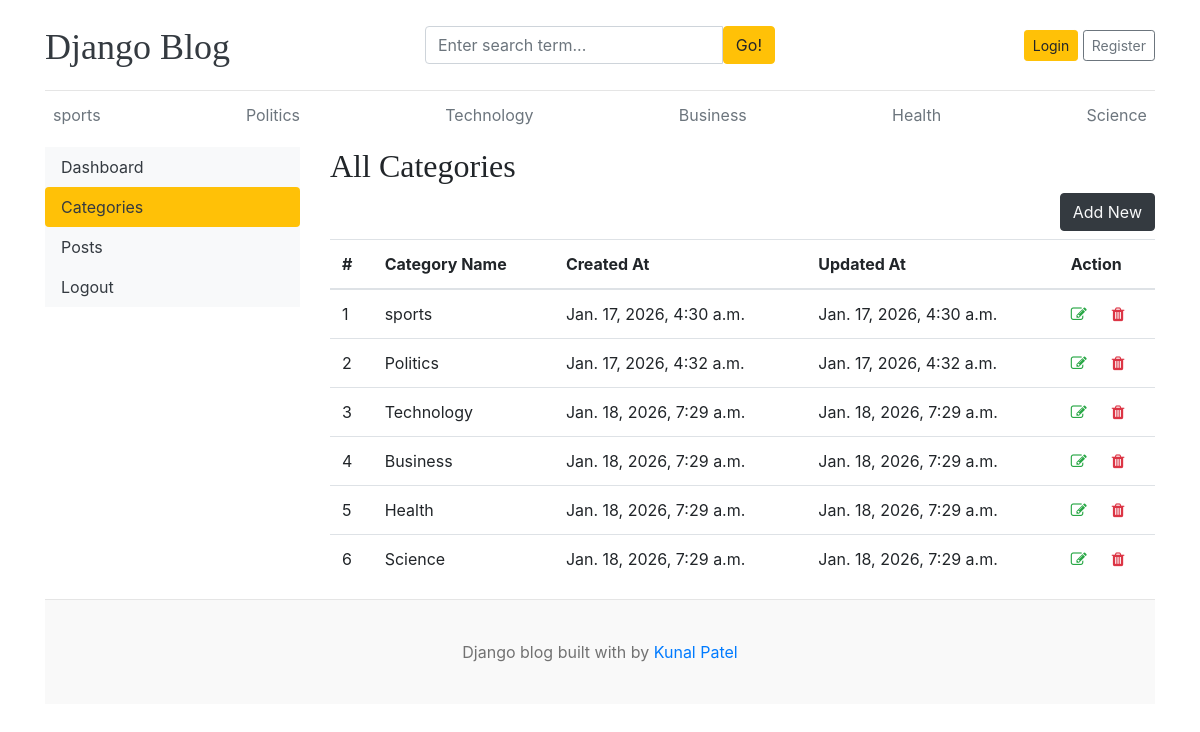
Before: /dashboard/categories/ with the older database file.
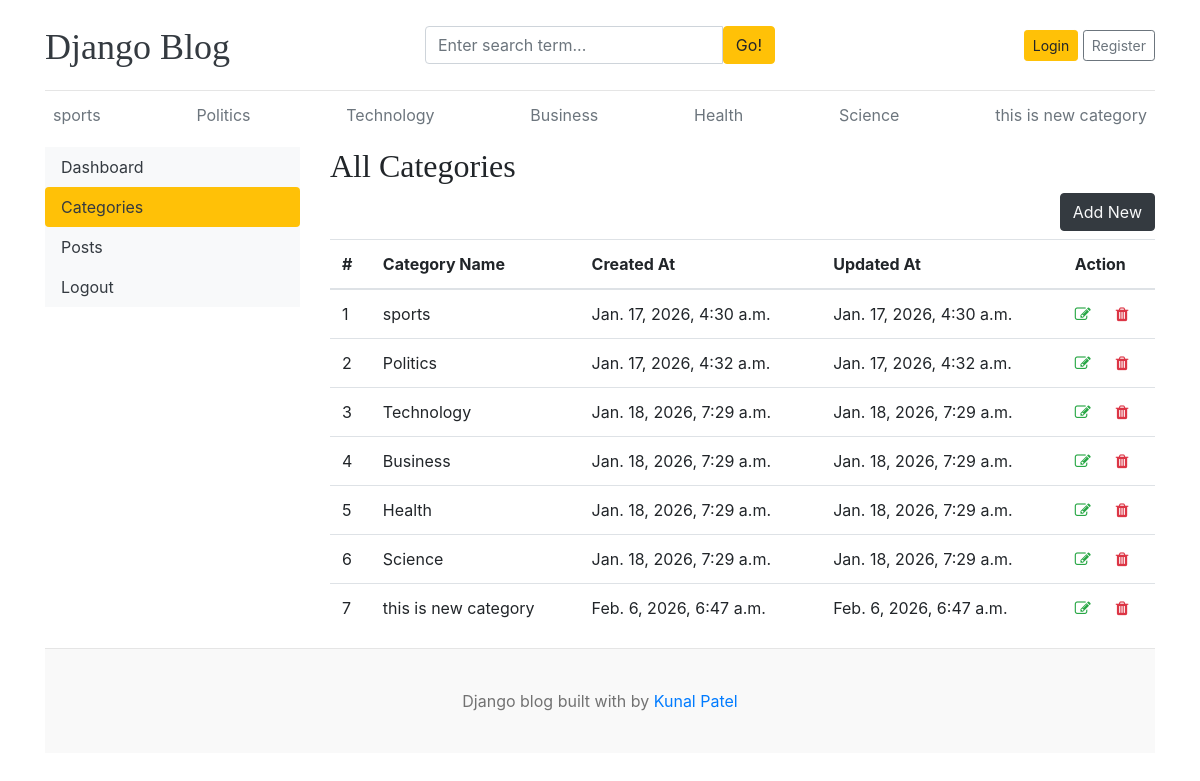
After: the same page with the newer database file.
### blogs/models.py (models this page shows)
class Category(models.Model):
    category_name = models.CharField(max_length=50, unique=True)
    created_at = models.DateTimeField(auto_now_add=True)
    updated_at = models.DateTimeField(auto_now=True)
    class Meta:
        verbose_name_plural = 'categories'
    def __str__(self):
        return self.category_name

### dashboards/views.py (the view)
# urls.py: path('categories/', views.categories, name='categories'),
def categories(request):
    return render(request, 'dashboard/categories.html')

### blogs/context_processors.py (called while the page is built)
def get_categories(request):
    categories = Category.objects.all()
    return dict(categories=categories)

def get_social_links(request):
    social_links  = SocialLink.objects.all()
    return dict(social_links=social_links)

### templates/dashboard/categories.html (shortened to what this page needs)
{% extends 'base.html' %}
{% block content %}
<div class ="row">
{% include 'dashboard/sidebar.html' %}
    <div class="col-md-9">
        <h2>All Categories </h2>
        <a href="{% url 'add_category' %}" class="btn btn-dark text-light float-right mb-2">Add New</a>
 <table class="table table-hover">
  <thead>
    <tr>
      <th>#</th>
      <th >Category Name</th>
      <th >Created At</th>
      <th >Updated At</th>
      <th>Action</th>
    </tr>
  </thead>
  <tbody>
    {% for cat in categories %}
    <tr>
      <td >{{ forloop.counter}}</td>
      <td>{{cat}}</td>
      <td>{{ cat.created_at }}</td>
      <td>{{ cat.updated_at }}</td>
      <td>
        <a href=""><i class="fa fa-edit text-success"></i></a>
        <a href=""><i class="fa fa-trash text-danger"></i></a>
    </td>
    </tr>
    {% endfor %}
  </tbody>
</table>
</div>
</div>
{% endblock %}

### templates/base.html (shortened to what this page needs)
{% load static %}
<!DOCTYPE html>
<html lang="en">
<head>
    <link href="https://getbootstrap.com/docs/4.0/dist/css/bootstrap.min.css" rel="stylesheet">
    <link href="{% static 'css/blog.css' %}" rel="stylesheet">
    <link rel="stylesheet" href="https://cdnjs.cloudflare.com/ajax/libs/font-awesome/4.7.0/css/font-awesome.min.css">
</head>
<body>
    <div class="container">
      <header class="blog-header py-3">
        <div class="row flex-nowrap justify-content-between align-items-center">
          <div class="col-4 pt-1">
            <a class="blog-header-logo text-dark" href="/">Django Blog</a>
          </div>
          <div class="col-4">
            <form action="{% url 'search' %}" method="GET">
                <div class="input-group">
                    <input class="form-control" type="text"  name="keyword" placeholder="Enter search term..." aria-label="Enter search term..." aria-describedby="button-search" />
                    <button type="submit" class="btn btn-warning" id="button-search" type="button">Go!</button>
                  </div>
            </form>
          </div>
        <div class="col-4 d-flex justify-content-end align-items-center">
    {% if not user.is_authenticated %}
    <a class="btn btn-sm btn-warning" href="{% url 'login' %}">Login</a> &nbsp;
    <a class="btn btn-sm btn-outline-secondary" href="{% url 'register' %}">Register</a>
    {% else %}
    <span><a href="{% url 'dashboard' %}">Dashboard</a></span>
    &emsp;
    <span><a href="{% url 'logout' %}">Logout</a></span>
    {% endif %}
</div>
        </div>
      </header>
      <div class="nav-scroller py-1 mb-2">
        <nav class="nav d-flex justify-content-between">
          {% for cat in categories %}
          <a class="p-2 text-muted" href="{% url 'posts_by_category' cat.id %}">{{ cat.category_name }}</a>
          {% endfor %}
        </nav>
      </div>
      {% block content %}
      {% endblock %}
    <footer class="blog-footer">
      <p>Django blog built with by <a href="#">Kunal Patel</a></p>
    </footer>
    </body>
</html>

Changed rows visible on the page:
added Category: category_name "this is new category", created_at "Feb. 6, 2026, 6:47 a.m.", updated_at "Feb. 6, 2026, 6:47 a.m."
